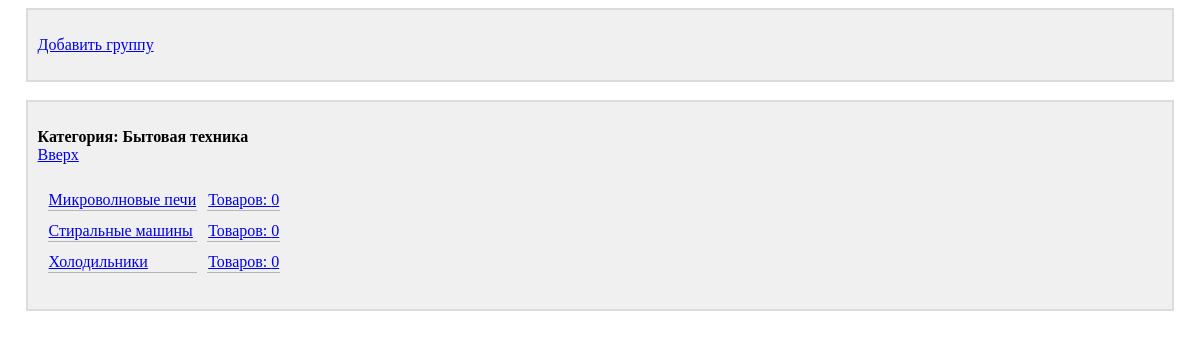
/groups_list/?group_id=3, run on the app's committed database.
### main/models.py (models this page shows)
class Group(models.Model):
    title = models.CharField(max_length=50, unique=True, verbose_name='Группа')
    parent_group = models.ForeignKey('self', on_delete=models.CASCADE, verbose_name='Корневая группа', null=True,
                                     blank=True)
    def get_product_count(self):
        product_count = Product.objects.filter(group=self).count()
        sub_groups = Group.objects.filter(parent_group=self)
        for sub_group in sub_groups:
            product_count += sub_group.get_product_count()
        return product_count
    def is_root_group(self):
        return self.parent_group is None
    def __str__(self):
        return self.title
    class Meta:
        verbose_name = 'Группа'
        verbose_name_plural = 'Группы'
        ordering = ['title']

### main/views.py (the view)
# urls.py: path('groups_list/', groups_list, name='groups_list'),
def groups_list(request):
    if 'group_id' not in request.GET:
        current_group = Group.objects.get(parent_group=None)
    else:
        try:
            current_group = Group.objects.get(pk=request.GET['group_id'])
        except (Group.DoesNotExist, Group.MultipleObjectsReturned):
            return HttpResponseBadRequest()
    sub_groups = Group.objects.filter(parent_group=current_group)
    root_group = current_group.parent_group
    context = {'current_group': current_group, 'sub_groups': sub_groups, 'root_group': root_group}
    return render(request, 'main/groups_list.html', context)

### main/templates/main/groups_list.html
{% extends 'layout/basic.html' %}
{% block header %}
    <div class="block">
        <p>
            <a href="{% url 'create_group' %}?root_group_id={{ current_group.id }}">Добавить группу</a>
        </p>
    </div>
    <br>
{% endblock %}
{% block content %}
    <div class="block">
        <p>
            {% if current_group.is_root_group %}
                <b>Каталог товаров:</b>
            {% else %}
                <b>Категория: {{ current_group }}</b>
            {% endif %}
            <br>
            {% if root_group is not None %}
                <a href="{% url 'groups_list' %}?group_id={{ root_group.pk }}">
                    Вверх
                </a>
            {% endif %}
        </p>
        <p>
            {% if sub_groups|length != 0 %}
                <table class="table_view">
                    {% for sub_group in sub_groups %}
                        <tr>
                            <td class="cell_border">
                                <a href="{% url 'groups_list' %}?group_id={{ sub_group.pk }}">
                                    {{ sub_group }}
                                </a>
                            </td>
                            <td class="cell_border">
                                <a href="{% url 'products_list' %}?group_id={{ sub_group.pk }}">
                                    Товаров: {{ sub_group.get_product_count }}
                                </a>
                            </td>
                        </tr>
                    {% endfor %}
                </table>
            {% else %}
                нет подкатегорий...
            {% endif %}
        </p>
    </div>
{% endblock %}

### main/static/main/style.css (style rules this page uses)
div.block { background-color: RGB(240, 240, 240); border: 2px solid RGB(220, 220, 220); padding: 10px; margin-left: auto; margin-right: auto; width: 95%; }
table.table_view { border-spacing: 10px; }
td.cell_border { border-bottom: 1px solid RGB(180, 180, 180); }

### data on the page
Group: title "Бытовая техника"
Group: title "Микроволновые печи", get_product_count "0"
Group: title "Стиральные машины", get_product_count "0"
Group: title "Холодильники", get_product_count "0"
